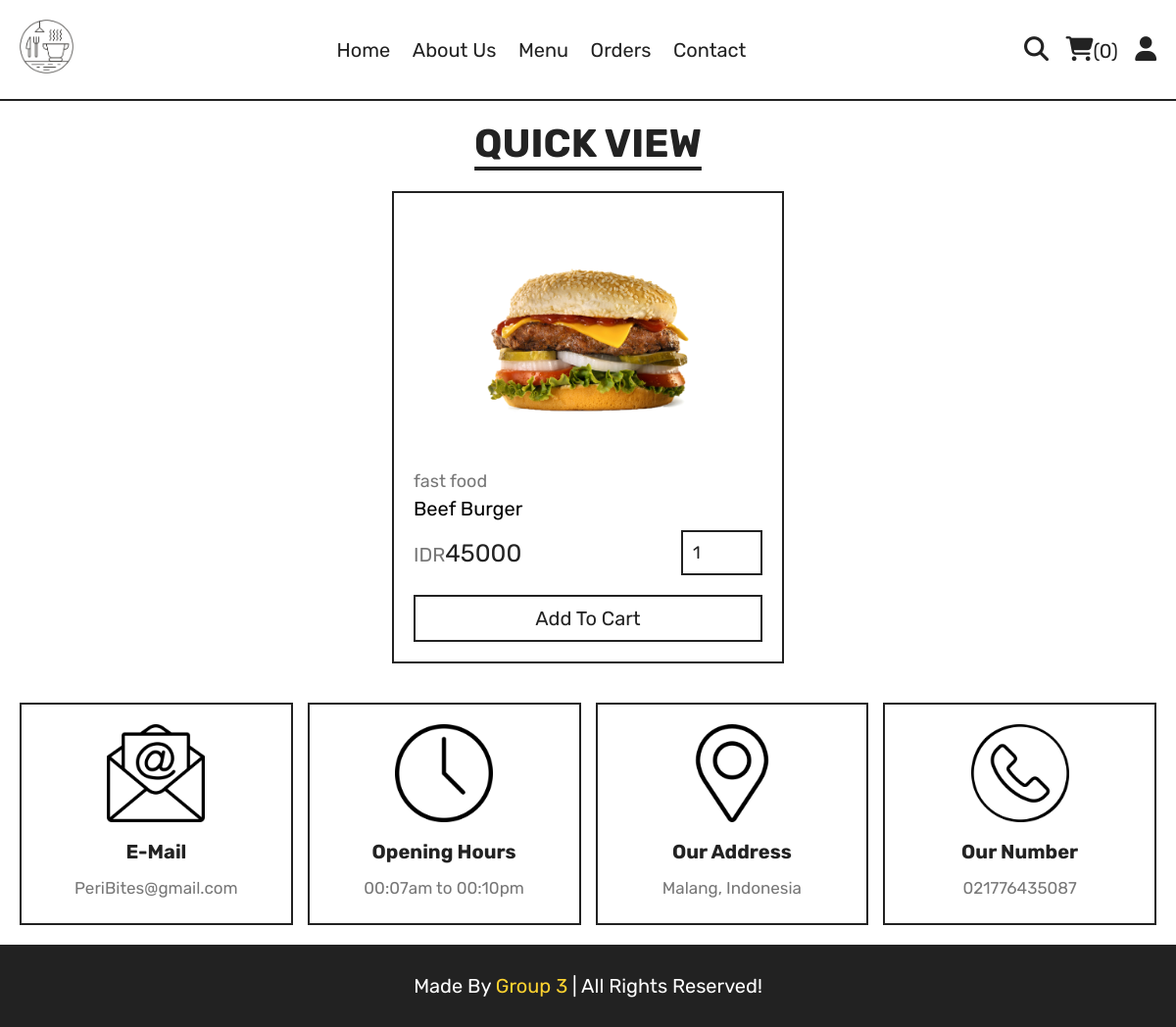
/index.php?include=quick-view&pid=1, run on the app's committed database.
### tables this page shows
CREATE TABLE `products` (
  `id` int(100) NOT NULL,
  `name` varchar(100) NOT NULL,
  `category` varchar(100) NOT NULL,
  `price` int(10) NOT NULL,
  `image` varchar(100) NOT NULL
);

### include/quick_view.php (the view, shortened to what this page needs)
<?php
include 'components/connect.php';
?>
<!DOCTYPE html>
<html lang="en">
<head>
   <link rel="stylesheet" href="https://cdnjs.cloudflare.com/ajax/libs/font-awesome/6.1.1/css/all.min.css">
   <link rel="stylesheet" href="css/style.css">
</head>
<body>
<?php include 'components/user_header.php'; ?>
<section class="quick-view">
   <h1 class="title">Quick View</h1>
   <?php
      $pid = $_GET['pid'];
      $select_products = $conn->prepare("SELECT * FROM `products` WHERE id = ?");
      $select_products->execute([$pid]);
      if($select_products->rowCount() > 0){
         while($fetch_products = $select_products->fetch(PDO::FETCH_ASSOC)){
   ?>
   <form action="" method="post" class="box">
      <img src="uploaded_img/<?= $fetch_products['image']; ?>" alt="">
      <a href="index.php?include=category&category=<?= $fetch_products['category']; ?>" class="cat"><?= $fetch_products['category']; ?></a>
      <div class="name"><?= $fetch_products['name']; ?></div>
      <div class="flex">
         <div class="price"><span>IDR</span><?= $fetch_products['price']; ?></div>
         <input type="number" name="qty" class="qty" min="1" max="99" value="1" maxlength="2">
      </div>
      <button type="submit" name="add_to_cart" class="cart-btn">add to cart</button>
   </form>
   <?php
         }
      }else{
         echo '<p class="empty">no products added yet!</p>';
      }
   ?>
</section>
<?php include 'components/footer.php'; ?>
</body>
</html>

### css/style.css (style rules this page uses)
:root { --yellow:#fed330; --red:#e74c3c; --white:#fff; --black:#222; --light-color:#777; --border:.2rem solid var(--black); }
* { font-family: 'Rubik', sans-serif; margin:0; padding:0; box-sizing: border-box; outline: none; border: none; text-decoration: none; }
html { font-size: 62.5%; overflow-x: hidden; scroll-behavior: smooth; stop-opacity: 7rem; }
section { margin:0 auto; max-width: 1200px; padding:2rem; }
.title { text-align: center; margin-bottom: 2.5rem; font-size: 4rem; color:var(--black); text-transform: uppercase; text-decoration: underline; text-underline-offset: 1rem; }
.quick-view form { max-width: 40rem; padding:2rem; border:var(--border); position: relative; margin:0 auto; }
.quick-view form img { height: 25rem; width: 100%; object-fit: contain; margin-bottom: 1rem; }
.quick-view form .cat { font-size: 1.8rem; color:var(--light-color); }
.quick-view form .name { font-size: 2rem; margin:.5rem 0; }
.quick-view form .flex { display: flex; justify-content: space-between; align-items: center; gap:1.5rem; margin:1rem 0; }
.quick-view form .flex .price { font-size: 2.5rem; color:var(--black); }
.quick-view form .flex .price span { font-size: 2rem; color:var(--light-color); }
.quick-view form .flex .qty { border:var(--border); padding:1rem; font-size: 1.8rem; color:var(--black); }
.quick-view form .cart-btn { width: 100%; padding:1rem 3rem; text-align: center; border:var(--border); font-size: 2rem; color:var(--black); cursor: pointer; text-transform: capitalize; background: none; margin-top: 1rem; }

### data on the page
products: image (picture), category "fast food", name "Beef Burger", price "45000"

### other printed values
$total_cart_items "0"
